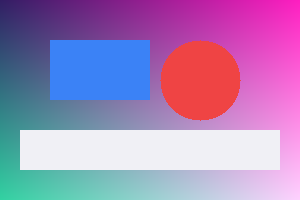
#> input picture packages/opencode/experiments/20260713_unified_pipeline_test/test_pattern.png, 300 x 200 px, found by its file name
$ python render_test.py
#> lines starting #> are read from the running program, lines starting #| are printed output that depends on the picture
#!/usr/bin/env python3
"""
Unified Pipeline — Python reference: Sixel + WebGL test.

TUI path:   PNG → Jimp → Sixel → terminal
Web path:   Three.js WebGL → HTML canvas

This mirrors the TypeScript pipeline for cross-validation.
"""
import os, sys, struct
from pathlib import Path

HERE = Path(__file__).parent
PNG_PATH = HERE / "test_pattern.png"

# ── Dynamic DLL resolution (from test_cube.py) ──────────────────────
def resolve_dlls():
    target_files = ["dxcompiler.dll", "dxil.dll"] if sys.platform.startswith("win32") else ["dxc"]
    lookup_cmd = ["where.exe"] if sys.platform.startswith("win32") else ["which"]
    discovered = set()
    for fname in target_files:
        try:
            res = os.popen(" ".join(lookup_cmd + [fname])).read()
            for line in res.strip().splitlines():
                p = Path(line.strip()).parent
                if p.exists(): discovered.add(str(p))
        except: continue
    for p in discovered:
        if sys.platform.startswith("win32") and "x86" in p.lower() and "x64" not in p.lower(): continue
        if p not in os.environ["PATH"]:
            os.environ["PATH"] = p + os.pathsep + os.environ["PATH"]
        if sys.platform.startswith("win32"):
            try: os.add_dll_directory(p)
            except: pass
    return len(discovered)

# ── Sixel TUI path ─────────────────────────────────────────────────
def sixel_from_png(png_path: str, max_cols: int = 60):
#> called with max_cols = 60
    try:
        from PIL import Image
    except ImportError:
        print("Install Pillow: pip install Pillow")
        return None

    img = Image.open(png_path)
#> img is the input picture: PIL image 300x200 RGBA; mean R, G, B, A 165.9, 133.6, 185.7, 255
    aspect = img.width / img.height
#> aspect = 1.5
    cols = min(img.width, max_cols)
#> cols = 60
    rows = round(cols / aspect)
#> rows = 40
    rows = ((rows + 5) // 6) * 6  # round up to multiple of 6
#> rows = 42
    img = img.resize((cols, rows), Image.LANCZOS)
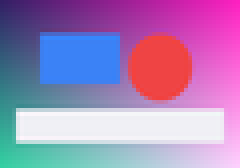
#> img: PIL image 60x42 RGBA (shown 4 times larger); mean R, G, B, A 165.9, 133.5, 185.7, 255
    pixels = list(img.getdata())
#> pixels = 2520 items, first 6: (51, 32, 101, 255), (55, 32, 103, 255), (58, 32, 104, 255), (62, 32, 106, 255), (65, 32, 107, 255), (68, 32, 109, 255)

    # Uniform 5-6-5 quantization (same as TypeScript sixel-render.ts)
    palette = {}
    idx_map = []
    for r, g, b in pixels:
        key = ((r >> 3) << 11) | ((g >> 2) << 5) | (b >> 3)
        if key not in palette:
            palette[key] = len(palette)
        idx_map.append(palette[key])
#> this loop made 0 passes
#> after the loop, idx_map = []; palette = 0 items

    palette_list = [(k >> 11 & 0x1F) * 255 // 31,
                    (k >> 5 & 0x3F) * 255 // 63,
                    (k & 0x1F) * 255 // 31]
    # Wait we need full palette mapping
    pal_rgb = {}
    for key, idx in palette.items():
        pr = min(100, round((key >> 11) * 100 / 31))
        pg = min(100, round(((key >> 5) & 0x3F) * 100 / 63))
        pb = min(100, round((key & 0x1F) * 100 / 31))
        pal_rgb[idx] = (pr, pg, pb)

    out = ["\x1bPq"]
    for i in range(len(palette)):
        r, g, b = pal_rgb[i]
        out.append(f"#{i};2;{r};{g};{b}")

    bands = rows // 6
    for band in range(bands):
        base_y = band * 6
        color_bands = {}
        for x in range(cols):
            for bit in range(6):
                y = base_y + bit
                if y >= rows: continue
                ci = idx_map[y * cols + x]
                if ci >= len(palette): continue
                if ci not in color_bands:
                    color_bands[ci] = [0] * cols
                color_bands[ci][x] = (color_bands[ci][x] or 0) | (1 << bit)

        # Sort by frequency (most used first)
        sorted_colors = sorted(color_bands.items(),
            key=lambda kv: sum(1 for v in kv[1] if v), reverse=True)

        for ci, bitmask in sorted_colors:
            out.append(f"#{ci}")
            for x in range(cols):
                code = bitmask[x] or 0
                out.append(chr(63 + code))
            out.append("$")
        out.append("-")

    out.append("\x1b\\")
    return "".join(out)

if __name__ == "__main__":
    print("=== Unified Pipeline: Python Reference ===")
    print(f"\n1. Dynamic DLL resolution: {resolve_dlls()} directories found")
    if PNG_PATH.exists():
        print(f"2. Sixel TUI path: ", end="")
#> (the run stopped early here; a loop or call above may not have finished)
